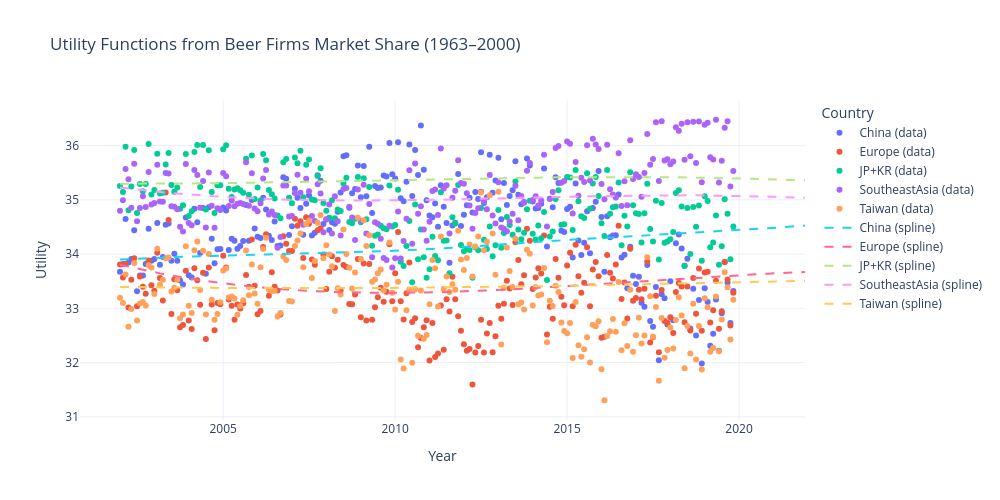

Notebook cell for this chart:
### Code cell
countries = ["China", "Europe", "JP+KR", "SoutheastAsia", "Taiwan"]

# Create the interactive Plotly figure
fig = go.Figure()

# Add raw data (scatter)
for country in countries:
    fig.add_trace(go.Scatter(
        x=df["Time"],
        y=utility[country],
        mode='markers',
        name=f'{country} (data)',
        marker=dict(symbol='circle')
    ))

# Add spline fits (smooth lines)
for country in countries:
    fig.add_trace(go.Scatter(
        x=df["Time"],
        y=predicted_utilities[country],
        mode='lines',
        name=f'{country} (spline)',
        line=dict(dash='dash')  # You can customize line style here
    ))

# Layout
fig.update_layout(
    title='Utility Functions from Beer Firms Market Share (1963–2000)',
    xaxis_title='Year',
    yaxis_title='Utility',
    width=1000,
    height=500,
    legend_title='Country',
    hovermode='x unified',
    template='plotly_white'
)

fig.show()

### Figure 1 — Plotly figure (JSON) as saved in the notebook; plotly's stock layout.template omitted (floating-point values rounded to 4 significant figures; data arrays with more than 128 entries replaced by an {"elided": "..."} marker saying what was removed)
{"data": [{"marker": {"symbol": "circle"}, "mode": "markers", "name": "China (data)", "type": "scatter", "x": {"elided": "240 str values"}, "y": {"elided": "215 float values"}}, {"marker": {"symbol": "circle"}, "mode": "markers", "name": "Europe (data)", "type": "scatter", "x": {"elided": "240 str values"}, "y": {"elided": "215 float values"}}, {"marker": {"symbol": "circle"}, "mode": "markers", "name": "JP+KR (data)", "type": "scatter", "x": {"elided": "240 str values"}, "y": {"elided": "215 float values"}}, {"marker": {"symbol": "circle"}, "mode": "markers", "name": "SoutheastAsia (data)", "type": "scatter", "x": {"elided": "240 str values"}, "y": {"elided": "215 float values"}}, {"marker": {"symbol": "circle"}, "mode": "markers", "name": "Taiwan (data)", "type": "scatter", "x": {"elided": "240 str values"}, "y": {"elided": "215 float values"}}, {"line": {"dash": "dash"}, "mode": "lines", "name": "China (spline)", "type": "scatter", "x": {"elided": "240 str values"}, "y": {"elided": "1000 float values"}}, {"line": {"dash": "dash"}, "mode": "lines", "name": "Europe (spline)", "type": "scatter", "x": {"elided": "240 str values"}, "y": {"elided": "1000 float values"}}, {"line": {"dash": "dash"}, "mode": "lines", "name": "JP+KR (spline)", "type": "scatter", "x": {"elided": "240 str values"}, "y": {"elided": "1000 float values"}}, {"line": {"dash": "dash"}, "mode": "lines", "name": "SoutheastAsia (spline)", "type": "scatter", "x": {"elided": "240 str values"}, "y": {"elided": "1000 float values"}}, {"line": {"dash": "dash"}, "mode": "lines", "name": "Taiwan (spline)", "type": "scatter", "x": {"elided": "240 str values"}, "y": {"elided": "1000 float values"}}], "layout": {"height": 500, "hovermode": "x unified", "legend": {"title": {"text": "Country"}}, "title": {"text": "Utility Functions from Beer Firms Market Share (1963–2000)"}, "width": 1000, "xaxis": {"title": {"text": "Year"}}, "yaxis": {"title": {"text": "Utility"}}}}
